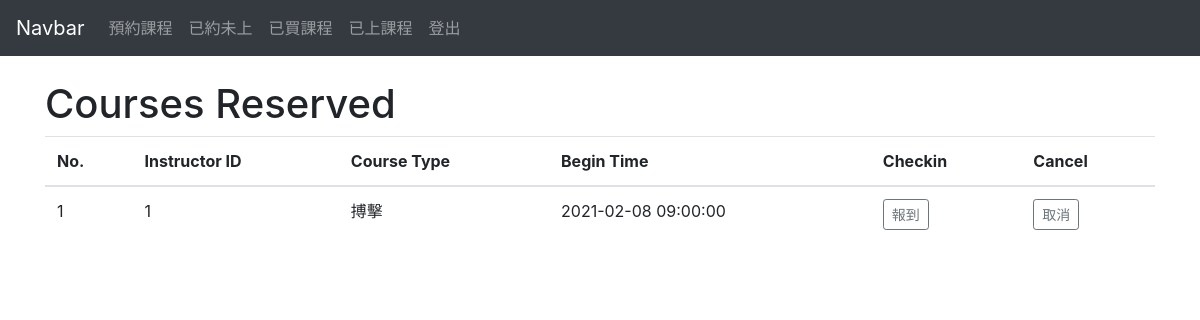
The app's page /Member/coursesReserved.php, older data.
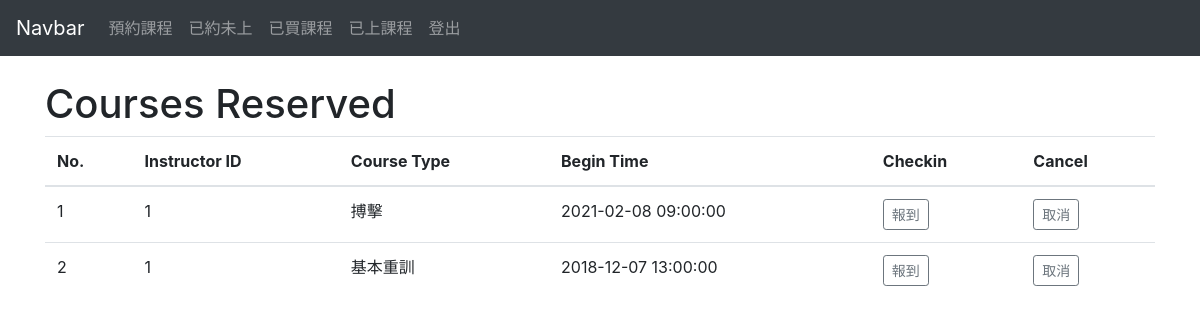
The same page, newer data.
### tables this page shows
CREATE TABLE `appoint` (
  `Course_ID` int(6) NOT NULL,
  `I_ID` int(6) NOT NULL,
  `Begin_Time` datetime NOT NULL,
  `Status` char(15) NOT NULL DEFAULT 'Appoint'
);

CREATE TABLE `course` (
  `Course_ID` int(6) NOT NULL,
  `M_ID` int(6) NOT NULL,
  `Price` int(6) NOT NULL,
  `Course_Type` varchar(40) DEFAULT NULL,
  `Number_of_Period` int(3) NOT NULL,
  `Remaining_Number` int(3) NOT NULL,
  `Open_Time` datetime NOT NULL DEFAULT CURRENT_TIMESTAMP
);

### Member/coursesReserved.php (the view, shortened to what this page needs)
<?php	require_once('database.php'); ?>
<!DOCTYPE html>
<html lang="en">
<head>
  <link rel="stylesheet" href="https://stackpath.bootstrapcdn.com/bootstrap/4.1.3/css/bootstrap.min.css">
</head>
<body>
<?php echo file_get_contents('../navbar_M.html'); ?>
<div class="container">
	<br>
	<h1>Courses Reserved</h1>
</div>
<div class="container">
<table  class="table table-hover" cellpadding="2" cellspacing="2">
	  <thead>
		<tr>
		<th>No.</th>
		<th>Instructor ID</th>
		<th>Course Type</th>
		<th>Begin Time</th>
		<th>Checkin</th>
		<th>Cancel</th>
		</tr>
	  </thead>
  	  <tbody>
  	  	<form id="myform" action="updateDB.php" method="POST">
		<?php
		$sessionID=1;
		$result = mysqli_query($mysqli, "
		SELECT `I_ID`, `Course_Type`, `Begin_Time`, `appoint`.`Course_ID`
		FROM `appoint`,  `course`
		WHERE `M_ID`= '$sessionID' AND `status`='Appoint' AND `appoint`.`Course_ID`=`course`.`Course_ID`
		");
		$i=0;
		while($query_data = mysqli_fetch_row($result)) {
		  echo "<tr><td>",$i+1,"</td>";
		  echo "<td>",$query_data[0], "</td>",
			   "<td>",$query_data[1], "</td>",
			   "<td>",$query_data[2], "</td>";
		  echo "<td> <input onClick='updateIndexValueInHiddenInput(",$i,")' type='submit' class='btn btn-outline-secondary btn-sm' name='rollinbtn' value='報到'> </td>";
		  echo "<td> <input onClick='updateIndexValueInHiddenInput(",$i,")' type='submit' class='btn btn-outline-secondary btn-sm' name='cancelbtn' value='取消'></td>";
		  echo "</tr>";
		  $i++;
		}
		?>
		</form>
	  </tbody>
</table>
</div>
</body>
</html>

Row changes from the older to the newer data that the page shows:
added appoint: I_ID "1", Course_ID.Course_Type "基本重訓", Begin_Time "2018-12-07 13:00:00"
